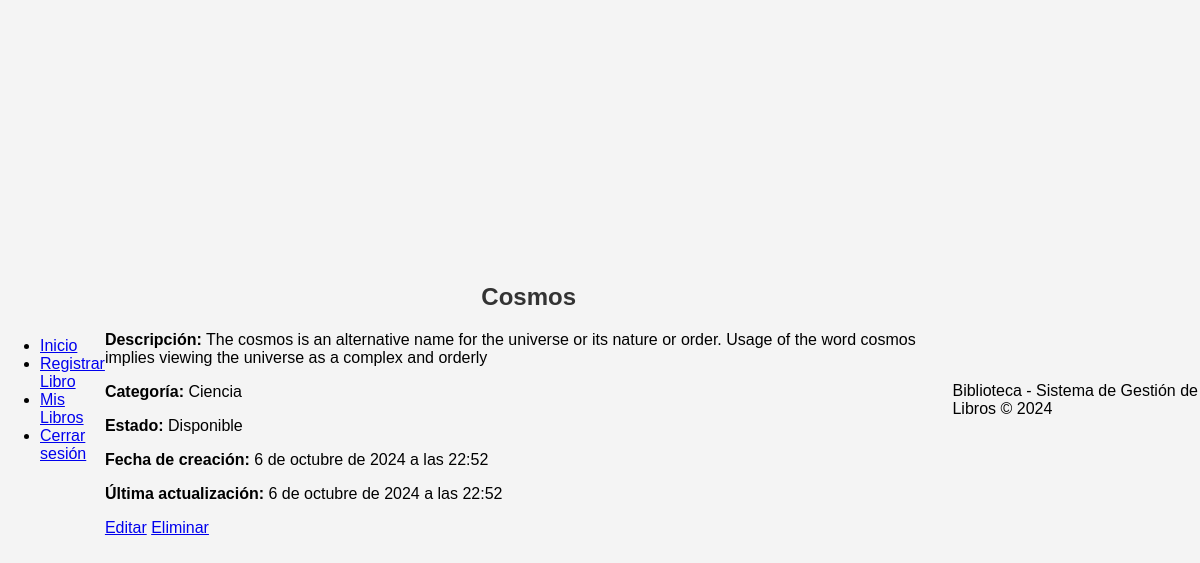
The page /gestion_libros/detalle/4/ (signed in) on the database its author committed.
### gestion_libros/models.py (models this page shows, shortened)
class Libro(models.Model):
    titulo = models.CharField(max_length=200)
    descripcion = models.TextField()
    categoria = models.ForeignKey(Categoria, on_delete=models.CASCADE)
    estado = models.ForeignKey(Estado, on_delete=models.CASCADE)
    usuario = models.ForeignKey(User, on_delete=models.CASCADE)
    fecha_creacion = models.DateTimeField(auto_now_add=True)
    fecha_actualizacion = models.DateTimeField(auto_now=True)

class Categoria(models.Model):
    titulo = models.CharField(max_length=100)
    fecha_creacion = models.DateTimeField(auto_now_add=True)
    fecha_actualizacion = models.DateTimeField(auto_now=True)

class Estado(models.Model):
    titulo = models.CharField(max_length=100)
    fecha_creacion = models.DateTimeField(auto_now_add=True)
    fecha_actualizacion = models.DateTimeField(auto_now=True)

### gestion_libros/views.py (the view)
# urls.py: path('detalle/<int:libro_id>/', views.detalle_libro, name='detalle_libro'),  # Ver detalles de un libro
@login_required
def detalle_libro(request, libro_id):
    libro = get_object_or_404(Libro, id=libro_id, usuario=request.user)
    return render(request, 'gestion_libros/detalle_libro.html', {'libro': libro})

### gestion_libros/templates/gestion_libros/detalle_libro.html (shortened to what this page needs)
{% extends 'gestion_libros/base.html' %}
{% block content %}
<h2>{{ libro.titulo }}</h2>
<p><strong>Descripción:</strong> {{ libro.descripcion }}</p>
<p><strong>Categoría:</strong> {{ libro.categoria.titulo }}</p>
<p><strong>Estado:</strong> {{ libro.estado.titulo }}</p>
<p><strong>Fecha de creación:</strong> {{ libro.fecha_creacion }}</p>
<p><strong>Última actualización:</strong> {{ libro.fecha_actualizacion }}</p>
<a href="{% url 'editar_libro' libro.id %}">Editar</a>
<a href="{% url 'eliminar_libro' libro.id %}">Eliminar</a>
{% endblock %}

### gestion_libros/templates/gestion_libros/css/estilos.css (style rules this page uses)
body { font-family: Arial, sans-serif; background-color: #f4f4f4; margin: 0; padding: 0; display: flex; justify-content: center; align-items: center; min-height: 100vh; }
h1, h2, h3 { color: #333; text-align: center; }

### rows shown on the page
Libro: titulo "Cosmos", descripcion "The cosmos is an alternative name for the universe or its nature or order. Usage of the word cosmos implies viewing the universe as a complex and orderly", categoria.titulo "Ciencia", estado.titulo "Disponible", fecha_creacion "6 de octubre de 2024 a las 22:52", fecha_actualizacion "6 de octubre de 2024 a las 22:52"
